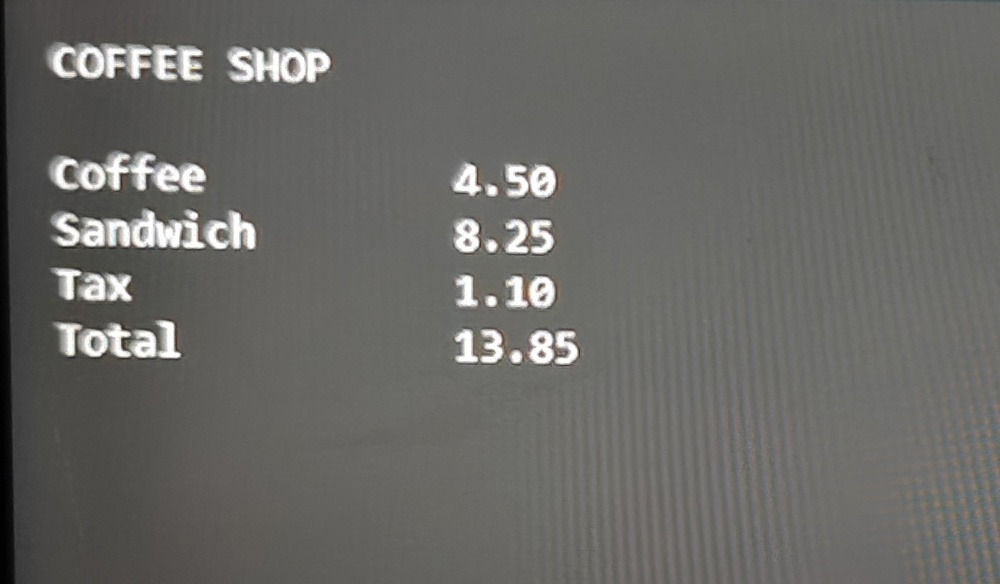
#> input picture testdata/reports/not_lab_receipt.jpg, 1000 x 584 px, shrunk from 1388 x 810 before the run
$ python -i tesseract.py   (imports and definitions only)
#> lines starting #> are read from the running program, lines starting #| are printed output that depends on the picture
import subprocess
import tempfile
import re
from collections.abc import Callable
from pathlib import Path

from app.adapters.ocr.base import OCRResult


class TesseractOCRAdapter:
    # [7 lines left out: function __init__, not called in this run]

    async def extract_text(self, document: bytes) -> OCRResult:
        suffix = _guess_image_suffix(document)
        with tempfile.NamedTemporaryFile(suffix=suffix, delete=False) as image_file:
            image_file.write(document)
            image_path = Path(image_file.name)

        try:
            completed = self._run_tesseract(image_path)
            completed = _better_result(
                completed,
                self._run_tesseract(image_path, ["--psm", "6"]),
            )
            if _ocr_signal_score(completed.stdout) < 8:
                for candidate_path in _create_preprocessed_candidates(image_path):
                    try:
                        completed = _better_result(
                            completed,
                            self._run_tesseract(candidate_path, ["--psm", "6"]),
                        )
                    finally:
                        candidate_path.unlink(missing_ok=True)
        finally:
            image_path.unlink(missing_ok=True)

        return OCRResult(
            lines=completed.stdout.splitlines(),
            provider="tesseract",
        )

    # [70 lines left out: functions _run_tesseract, _guess_image_suffix, _better_result, _ocr_signal_score, _looks_like_result_row, not called in this run]


def _create_preprocessed_candidates(image_path: Path) -> list[Path]:
    try:
        from PIL import Image, ImageOps
    except ImportError:
        return []

    image = Image.open(image_path).convert("RGB")
#> image is the input picture: PIL image 1000x584 RGB; mean R, G, B 105.1, 104.6, 101.4
    candidates: list[Path] = []
    for angle in [-10, 10]:
        rotated = image.rotate(angle, expand=True, fillcolor=(30, 30, 30))
        processed = ImageOps.autocontrast(ImageOps.grayscale(rotated))
        with tempfile.NamedTemporaryFile(suffix=".png", delete=False) as candidate_file:
            candidate_path = Path(candidate_file.name)
        processed.save(candidate_path)
        candidates.append(candidate_path)
#> this loop made 2 passes
#> pass 1, in _create_preprocessed_candidates, `rotated = image.rotate(angle, expand=True, fillcolor=(30, 30, 30))`:
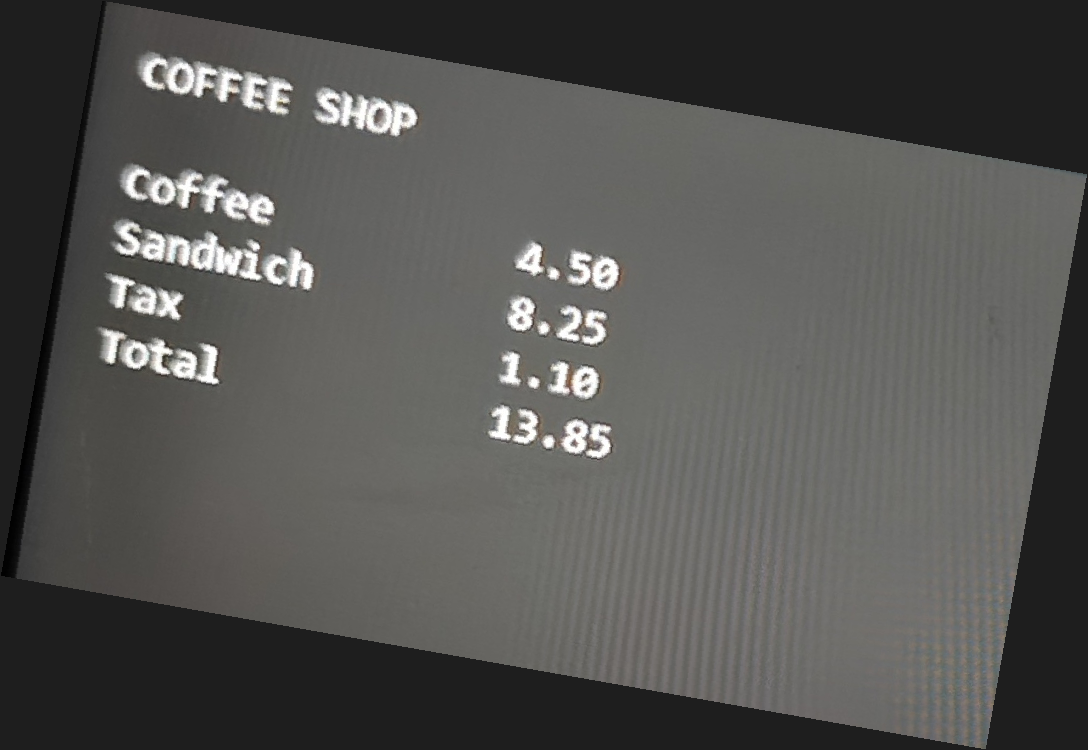
#> rotated: PIL image 1088x750 RGB; mean R, G, B 83.7, 83.4, 81.1
#> pass 2, in _create_preprocessed_candidates, `rotated = image.rotate(angle, expand=True, fillcolor=(30, 30, 30))`:
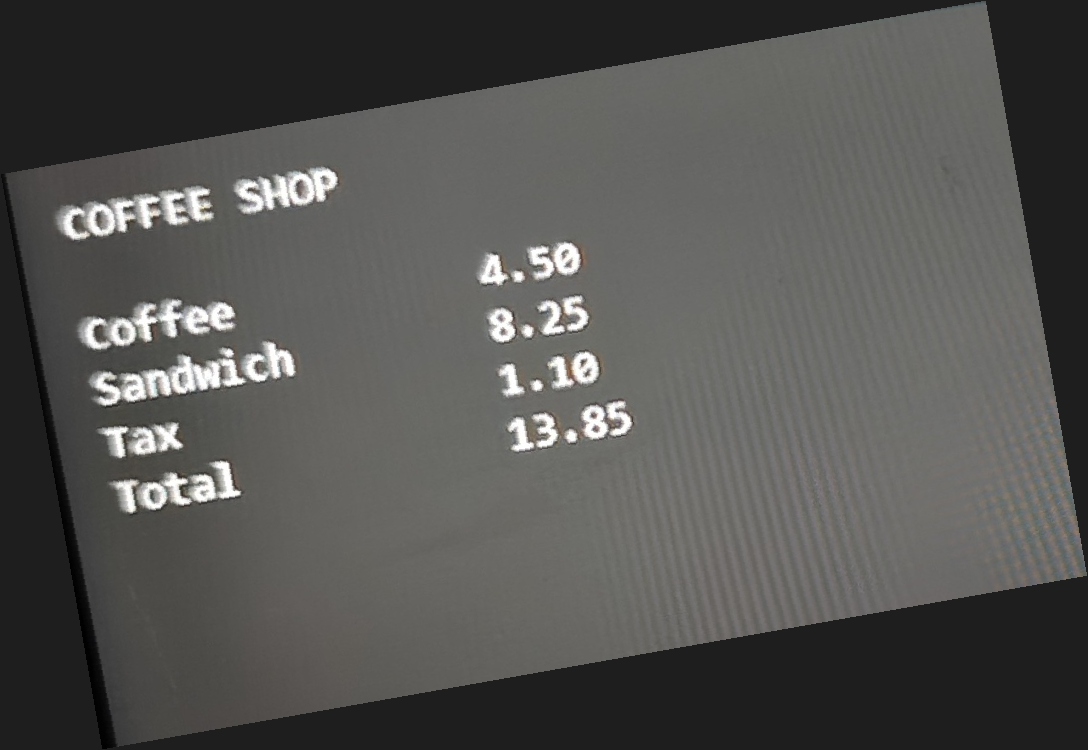
#> rotated: PIL image 1088x750 RGB; mean R, G, B 83.7, 83.4, 81.1
#> after the loop, candidates = 2 items

    return candidates

>>> result = _create_preprocessed_candidates('../../../testdata/reports/not_lab_receipt.jpg')
#> result = 2 items
